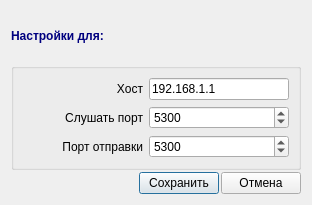
<?xml version="1.0" encoding="UTF-8"?>
<ui version="4.0">
 <class>SvUdpEditorDialog</class>
 <widget class="QDialog" name="SvUdpEditorDialog">
  <property name="geometry">
   <rect>
    <x>0</x>
    <y>0</y>
    <width>312</width>
    <height>205</height>
   </rect>
  </property>
  <property name="windowTitle">
   <string>Настройки UDP</string>
  </property>
  <layout class="QVBoxLayout" name="verticalLayout_2">
   <property name="spacing">
    <number>2</number>
   </property>
   <item>
    <widget class="QLabel" name="lblCaption">
     <property name="font">
      <font>
       <weight>75</weight>
       <bold>true</bold>
      </font>
     </property>
     <property name="styleSheet">
      <string notr="true">color: rgb(0, 0, 127);</string>
     </property>
     <property name="text">
      <string>Настройки для: </string>
     </property>
    </widget>
   </item>
   <item>
    <widget class="QGroupBox" name="groupBox">
     <property name="title">
      <string/>
     </property>
     <layout class="QVBoxLayout" name="verticalLayout">
      <item>
       <layout class="QHBoxLayout" name="horizontalLayout_5">
        <item>
         <widget class="QLabel" name="lblDevName_7">
          <property name="sizePolicy">
           <sizepolicy hsizetype="Fixed" vsizetype="Preferred">
            <horstretch>0</horstretch>
            <verstretch>0</verstretch>
           </sizepolicy>
          </property>
          <property name="minimumSize">
           <size>
            <width>120</width>
            <height>0</height>
           </size>
          </property>
          <property name="maximumSize">
           <size>
            <width>120</width>
            <height>16777215</height>
           </size>
          </property>
          <property name="font">
           <font>
            <weight>50</weight>
            <bold>false</bold>
           </font>
          </property>
          <property name="text">
           <string>Хост</string>
          </property>
          <property name="alignment">
           <set>Qt::AlignRight|Qt::AlignTrailing|Qt::AlignVCenter</set>
          </property>
         </widget>
        </item>
        <item>
         <widget class="QLineEdit" name="lineHost">
          <property name="text">
           <string>192.168.1.1</string>
          </property>
         </widget>
        </item>
       </layout>
      </item>
      <item>
       <layout class="QHBoxLayout" name="horizontalLayout_6">
        <item>
         <widget class="QLabel" name="lblDevName_8">
          <property name="sizePolicy">
           <sizepolicy hsizetype="Fixed" vsizetype="Preferred">
            <horstretch>0</horstretch>
            <verstretch>0</verstretch>
           </sizepolicy>
          </property>
          <property name="minimumSize">
           <size>
            <width>120</width>
            <height>0</height>
           </size>
          </property>
          <property name="maximumSize">
           <size>
            <width>120</width>
            <height>16777215</height>
           </size>
          </property>
          <property name="font">
           <font>
            <weight>50</weight>
            <bold>false</bold>
           </font>
          </property>
          <property name="text">
           <string>Слушать порт</string>
          </property>
          <property name="alignment">
           <set>Qt::AlignRight|Qt::AlignTrailing|Qt::AlignVCenter</set>
          </property>
         </widget>
        </item>
        <item>
         <widget class="QSpinBox" name="spinListenPort">
          <property name="maximum">
           <number>65535</number>
          </property>
          <property name="value">
           <number>5300</number>
          </property>
         </widget>
        </item>
       </layout>
      </item>
      <item>
       <layout class="QHBoxLayout" name="horizontalLayout_7">
        <item>
         <widget class="QLabel" name="lblDevName_9">
          <property name="sizePolicy">
           <sizepolicy hsizetype="Fixed" vsizetype="Preferred">
            <horstretch>0</horstretch>
            <verstretch>0</verstretch>
           </sizepolicy>
          </property>
          <property name="minimumSize">
           <size>
            <width>120</width>
            <height>0</height>
           </size>
          </property>
          <property name="maximumSize">
           <size>
            <width>120</width>
            <height>16777215</height>
           </size>
          </property>
          <property name="font">
           <font>
            <weight>50</weight>
            <bold>false</bold>
           </font>
          </property>
          <property name="text">
           <string>Порт отправки</string>
          </property>
          <property name="alignment">
           <set>Qt::AlignRight|Qt::AlignTrailing|Qt::AlignVCenter</set>
          </property>
         </widget>
        </item>
        <item>
         <widget class="QSpinBox" name="spinRemotePort">
          <property name="maximum">
           <number>65535</number>
          </property>
          <property name="value">
           <number>5300</number>
          </property>
         </widget>
        </item>
       </layout>
      </item>
     </layout>
    </widget>
   </item>
   <item>
    <layout class="QHBoxLayout" name="layoutButtons">
     <item>
      <spacer name="hSpacerButtons">
       <property name="orientation">
        <enum>Qt::Horizontal</enum>
       </property>
       <property name="sizeType">
        <enum>QSizePolicy::Expanding</enum>
       </property>
       <property name="sizeHint" stdset="0">
        <size>
         <width>40</width>
         <height>20</height>
        </size>
       </property>
      </spacer>
     </item>
     <item>
      <widget class="QPushButton" name="bnSave">
       <property name="sizePolicy">
        <sizepolicy hsizetype="Fixed" vsizetype="Fixed">
         <horstretch>0</horstretch>
         <verstretch>0</verstretch>
        </sizepolicy>
       </property>
       <property name="maximumSize">
        <size>
         <width>80</width>
         <height>16777215</height>
        </size>
       </property>
       <property name="text">
        <string>Сохранить</string>
       </property>
       <property name="default">
        <bool>true</bool>
       </property>
      </widget>
     </item>
     <item>
      <widget class="QPushButton" name="bnCancel">
       <property name="sizePolicy">
        <sizepolicy hsizetype="Fixed" vsizetype="Fixed">
         <horstretch>0</horstretch>
         <verstretch>0</verstretch>
        </sizepolicy>
       </property>
       <property name="maximumSize">
        <size>
         <width>80</width>
         <height>16777215</height>
        </size>
       </property>
       <property name="text">
        <string>Отмена</string>
       </property>
      </widget>
     </item>
    </layout>
   </item>
  </layout>
 </widget>
 <resources/>
 <connections/>
</ui>
